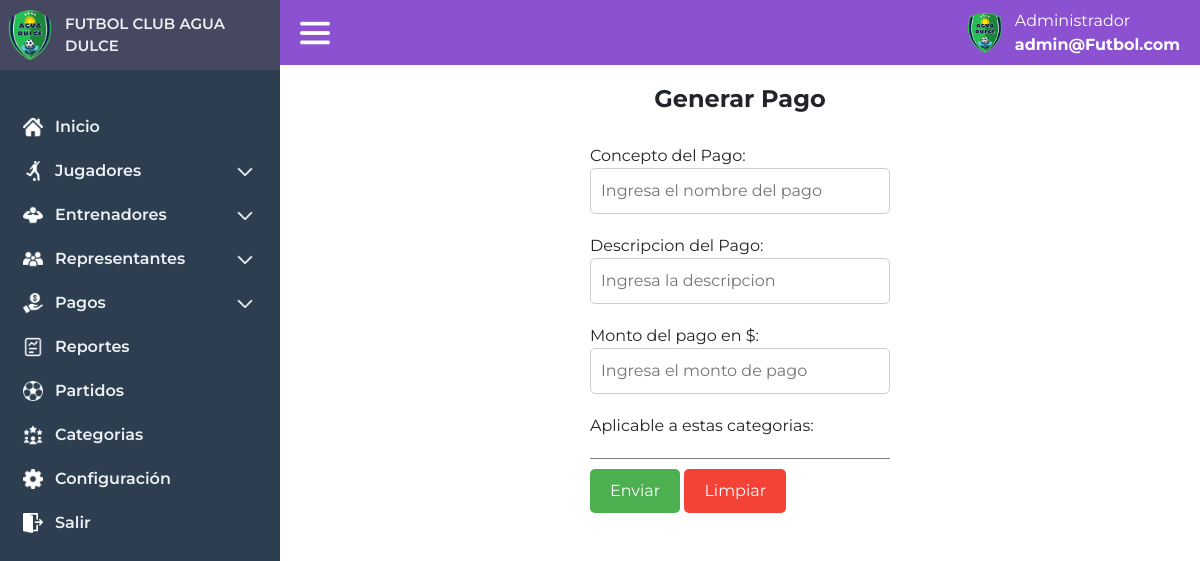
Before: /administrador/generarpago (signed in) with the older database file.
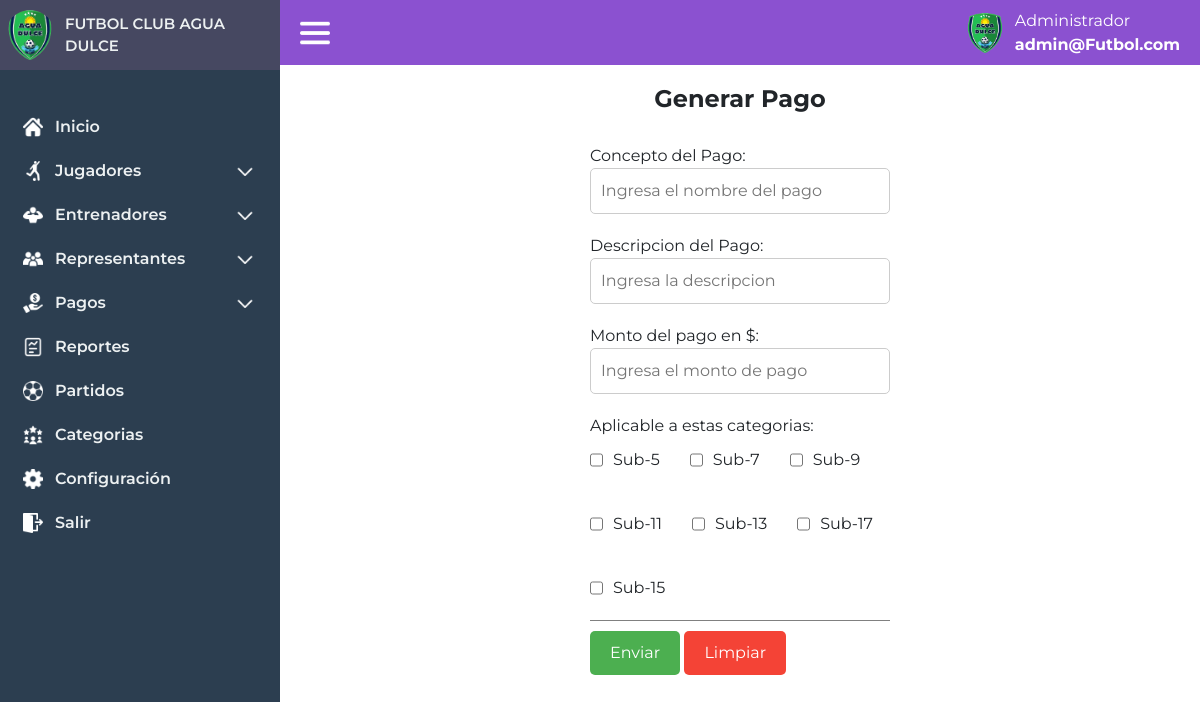
After: the same page with the newer database file.
### tables this page shows
CREATE TABLE `categorias` (
  `id` int(11) NOT NULL,
  `nombre_categoria` varchar(50) DEFAULT NULL,
  `periodo` varchar(20) DEFAULT NULL,
  `entrenador_id` int(11) DEFAULT NULL,
  `horario` varchar(100) DEFAULT NULL
);

### controlador/vistas.php (called while the page is built, shortened)
<?php
class vistas
{
    function vistan($vista){
        require "vistas/".$vista.".php";
    }
}
?>

### controlador/administrador.php (called while the page is built, shortened)
<?php
require_once "modelo/adminmodel.php";
class administrador extends vistas{
        public function generarpago(){
            $this->data = adminModel::getCategorys();
            $this->vistan('administrador/payment_new');
        }
}
?>

### modelo/database.php (called while the page is built, shortened)
<?php
    class Database
    {
        public static function getDatabase(){
            try {
                $db = new PDO("mysql:host=localhost;dbname=futbolclub", "root", "");
                return $db;
            } catch (Exception $e) {
                return false;
            }
        }
    }
    ?>

### modelo/adminmodel.php (called while the page is built, shortened)
<?php
    require_once "database.php";
    class adminModel extends Database
    {
    public static function getCategorys(): array|null {
        try {
            $stmt = Database::getDatabase()->prepare("
                SELECT categorias.*, entrenadores.nombre_completo AS nombre_entrenador FROM categorias JOIN entrenadores ON entrenadores.id = categorias.entrenador_id
            ");
            $stmt->execute();
            return $stmt->fetchAll(PDO::FETCH_ASSOC);
        } catch (PDOException $e) {
            return null;
        }
    }
}
?>

### vistas/administrador/payment_new.php (the view, shortened to what this page needs)
<!DOCTYPE html>
<html lang="es">
<head>
    <link rel="stylesheet" href="/FutbolClub/assets/css/index.css">
    <link rel="stylesheet" href="/FutbolClub/assets/css/players.css">
    <link rel="stylesheet" href="/FutbolClub/assets/css/payments.css">
    <link href="https://cdn.jsdelivr.net/npm/bootstrap@5.3.0/dist/css/bootstrap.min.css" rel="stylesheet">
</head>
<body>
    <?php include("vistas/layout/header.php") ?>
    <main class="index-main" id="index-main">
        <?php include('vistas/layout/session.php'); ?>
                <div class="newplayers-container">
            <h1>Generar Pago</h1>
            <form class="new_payment" action="/FutbolClub/administrador/nuevopago" method="post">
                <div class="new_payment_group">
                    <label for=""nombrepago>Concepto del Pago:</label>
                    <input type="text" name="nombrepago" id="nombrepago" placeholder="Ingresa el nombre del pago">
                </div>
                <div class="new_payment_group">
                    <label for=""nombrepago>Descripcion del Pago:</label>
                    <input type="text" name="descripcion" id="nombrepago" placeholder="Ingresa la descripcion">
                </div>
                <div class="new_payment_group">
                    <label for=""nombrepago>Monto del pago en $:</label>
                    <input type="number" name="montopago" id="montopago" placeholder="Ingresa el monto de pago">
                </div>
                <div class="new_payment_group">
                    <label for="nombrepago">Aplicable a estas categorias:</label>
                    <div class="new_payment_groups_checkbox">
                        <?php foreach ($this->data as $dato ):?>
                        <div class="new_payment_group_checkbox">
                            <input type="checkbox" name="categorias[]" value="<?php echo $dato['id']?>" id="">
                            <span><?php echo $dato['nombre_categoria']?></span>
                        </div>
                        <?php endforeach;?>
                    </div>
                </div>
                <div class="new_payment_buttons">
                    <button class="np-form-button-save" type="submit">Enviar</button>
                    <button class="np-form-button-reset" type="reset">Limpiar</button>
                </div>
            </form>
        </div>
    </main>
</body>
</html>

Changed rows visible on the page:
added categorias: nombre_categoria "Sub-5"
added categorias: nombre_categoria "Sub-7"
added categorias: nombre_categoria "Sub-9"
added categorias: nombre_categoria "Sub-11"
added categorias: nombre_categoria "Sub-13"
added categorias: nombre_categoria "Sub-17"
added categorias: nombre_categoria "Sub-15"
